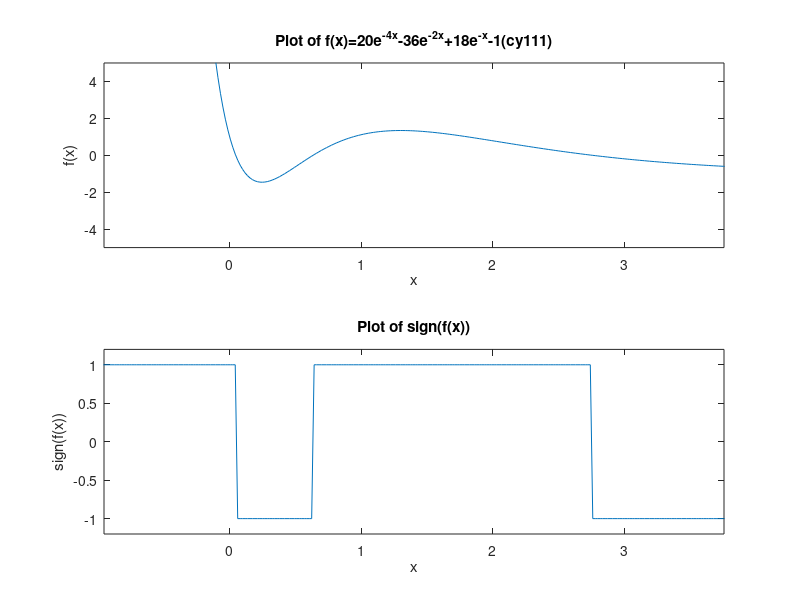
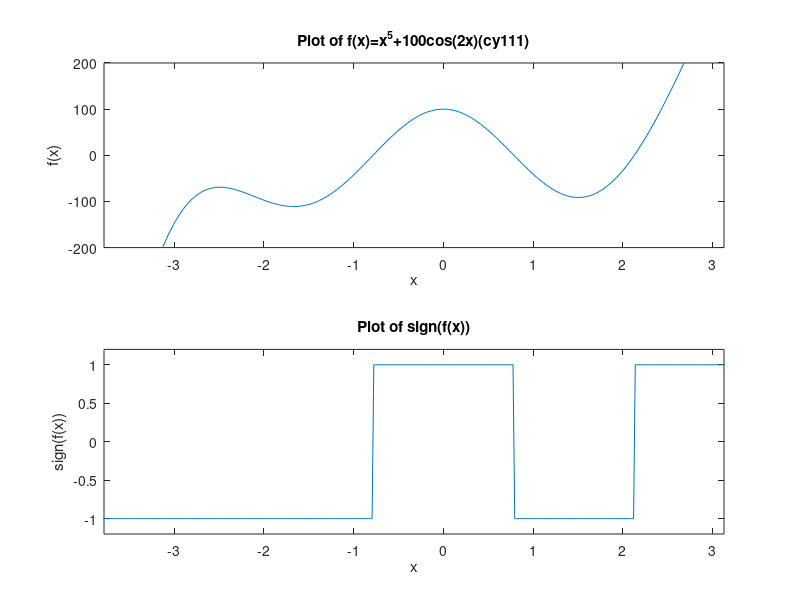
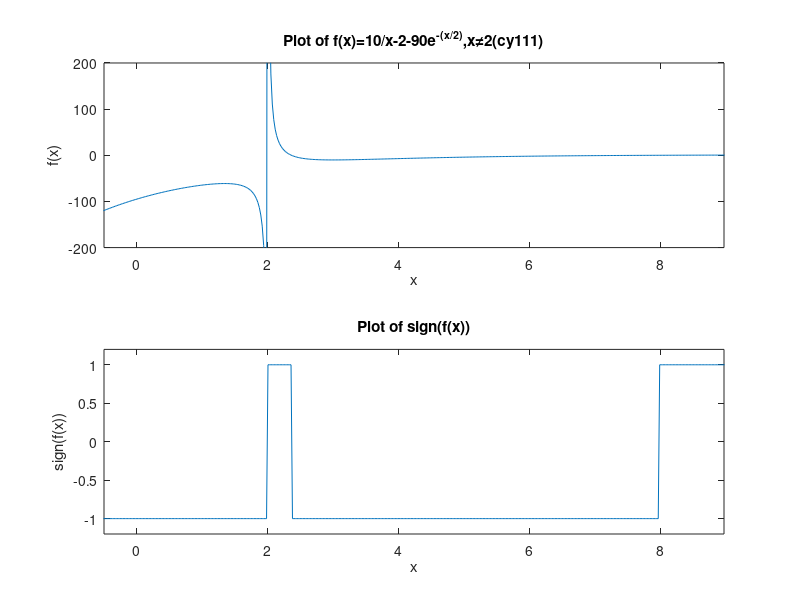
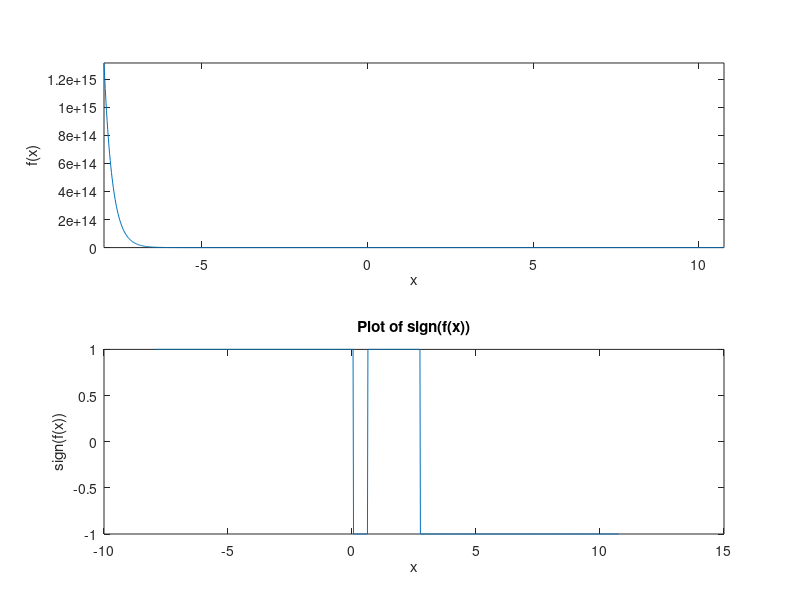

Source code (MATLAB) for these figures, in order:
%[Roots.m]
%[Cemal Yagcioglu]
%[October 23,2016]
% I have adhered to all the tenets of the 
% Duke Community Standard in creating this code.
% Signed: [cy111]

clear

for EqNo=1:3 %I created 
    for k=1:2%k==1 is for trial to check the limits, k==2 are the real graphs
             
    % Equation written with mask to not write more than once.         
FirstF = @(x) ((EqNo==1).*(20.*exp(-4*x)-36.*exp(-2.*x)+18.*exp(-x)-1))...
    +((EqNo==2).*((x.^5)+100.*cos(2.*x)))...
    +((EqNo==3).*((10./(x-2))-90.*exp(-x./2)));
     
   
X2 = linspace(-100,100,1000);
Y1 = FirstF(X2);
Y2 = sign(Y1);
Rcounter = 0;
%This for loop finds all the guesses.
for i=1:999
    if Y2(i+1)~=Y2(i) %This check if sign changes if it does
                      %it writes down the x value as rootguess
        Rcounter = Rcounter +1;
        rootguess(Rcounter)=(X2(i+1)+X2(i))./2;
    end
end
%uses all the root guesses to find the roots
for rt=1:length(rootguess) 
   [Fxroot(rt), Fyroot(rt)] = fzero(FirstF, rootguess(rt));

end


Allxroots(EqNo,:) = Fxroot(:);
Allyroots(EqNo,:) = Fyroot(:);




xlowlim=(min(Fxroot(:))-8); % limits for k==1 trial graphs
xuplim=(max(Fxroot(:))+8);
XFinal = linspace(xlowlim,xuplim,1000);

YFinal = FirstF(XFinal);
YSignFinal = sign(YFinal);

figure(EqNo+3*(k==1)) %figures to check boundaries are figure 4-5-6

subplot(2,1,1)
plot(XFinal,YFinal)
xlabel('x')
ylabel('f(x)')

ylowlim=min(FirstF(linspace(xlowlim,xuplim,1000)))-10;
yuplim=max(FirstF(linspace(xlowlim,xuplim,1000)))+10;
axis([xlowlim,xuplim,ylowlim,yuplim]) %% this is to adjust the limits of the trial function
% Y4 function is for finding maximum by using minumum calculator
% we take the absolute value and multiply by -1 to make sure
% maxes are now mins (this is true if local max is positive)
Y4 = @(x) -1.*(abs(((EqNo==1).*(20.*exp(-4*x)-36.*exp(-2.*x)+18.*exp(-x)-1))...
    +((EqNo==2).*((x.^5)+100.*cos(2.*x)))...
    +((EqNo==3).*((10./(x-2))-90.*exp(-x./2)))));
%this is true if local max is negative
Y5 = @(x) (abs(((EqNo==1).*(20.*exp(-4*x)-36.*exp(-2.*x)+18.*exp(-x)-1))...
    +((EqNo==2).*((x.^5)+100.*cos(2.*x)))...
    +((EqNo==3).*((10./(x-2))-90.*exp(-x./2)))));
% the following if function corrects the limits for real graphs
if EqNo==1 & k==2
    title('Plot of f(x)=20e^{-4x}-36e^{-2x}+18e^{-x}-1(cy111)')
    axis([(min(Fxroot(:))-1),(max(Fxroot(:))+1),-5,5])
    [Eq1xmin(1),Eq1ymin(1)] = fminbnd(FirstF,0,0.5);
    [Eq1NabsXmax(1),Eq1NabsYmax(1)] = fminbnd(Y4,0.6,1.5);
    Eq1xmax(1)=Eq1NabsXmax(1);
    Eq1ymax(1)=(-1).*Eq1NabsYmax(1);

elseif EqNo==2 & k==2
    title('Plot of f(x)=x^{5}+100cos(2x)(cy111)')
    axis([(min(Fxroot(:))-3),(max(Fxroot(:))+1),-200,200])
    [Eq2xmin(1),Eq2ymin(1)] = fminbnd(FirstF,-2,1);
    [Eq2xmin(2),Eq2ymin(2)] = fminbnd(FirstF,1,2);
    
    [Eq2NabsXmax(1),Eq2NabsYmax(1)] = fminbnd(Y5,-3,-2);
    Eq2xmax(1)=Eq2NabsXmax(1);
    Eq2ymax(1)=-1.*Eq2NabsYmax(1);
    
    [Eq2NabsXmax(2),Eq2NabsYmax(2)] = fminbnd(Y4,-0.5,0.5);
    Eq2xmax(2)=Eq2NabsXmax(2);
    Eq2ymax(2)=(-1).*Eq2NabsYmax(2);
    
elseif EqNo==3 & k==2
    title('Plot of f(x)=10/{x-2}-90e^{-(x/2)},x\neq2(cy111)')
    axis([(min(Fxroot(:))-2.5),(max(Fxroot(:))+1),-200,200])
end

subplot(2,1,2)
plot(XFinal,YSignFinal)
xlabel('x')
ylabel('sign(f(x))')
title('Plot of sign(f(x))')
% the following if function corrects the limits for real graphs
if EqNo==1 & k==2
axis([(min(Fxroot(:))-1),(max(Fxroot(:))+1),-1.2,1.2])
    print -depsc Roots1
elseif EqNo==2 & k==2
    axis([(min(Fxroot(:))-3),(max(Fxroot(:))+1),-1.2,1.2])
    print -depsc Roots2
elseif EqNo==3 & k==2
    axis([(min(Fxroot(:))-2.5),(max(Fxroot(:))+1),-1.2,1.2])
    print -depsc Roots3
end
if k==2
format short e
fprintf('X roots for Equation%0.0f are: %e %e %e\n',EqNo,Fxroot)
end
    end
end
format short e
fprintf('Max x value for Equation 1 is:%e\n',Eq1xmax)
fprintf('Max y value for Equation 1 is:%e\n',Eq1ymax)
fprintf('Min x value for Equation 1 is:%e\n',Eq1xmin)
fprintf('Min y value for Equation 1 is:%e\n',Eq1ymin)
fprintf('Max x values for Equation 2 are:%e %e\n',Eq2xmax)
fprintf('Max y value for Equation 2 are:%e %e\n',Eq2ymax)
fprintf('Min x values for Equation 2 are:%e %e\n',Eq2xmin)
fprintf('Min y value for Equation 2 are:%e %e\n',Eq2ymin)





